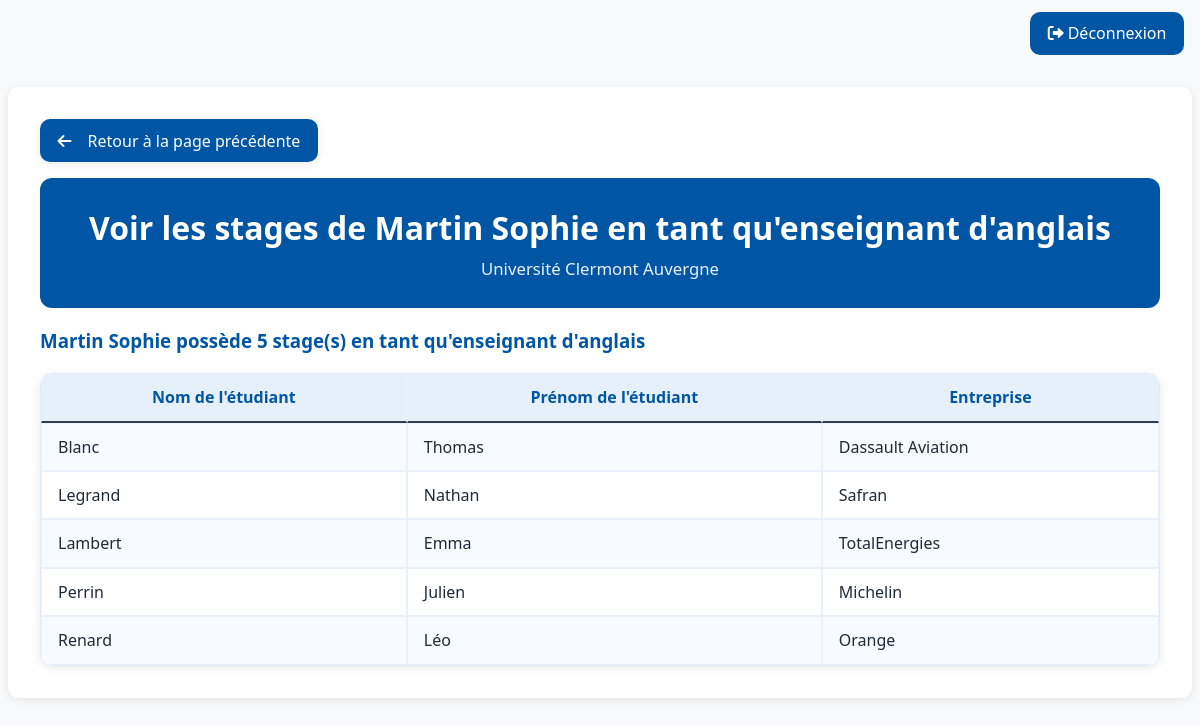
The app's page /soutenances/index.php?action=listStageAnglais&id=1 (signed in) with its own data.
### tables this page shows
CREATE TABLE `enseignants` (
  `IdEnseignant` smallint(6) NOT NULL,
  `nom` varchar(50) NOT NULL,
  `prenom` varchar(50) NOT NULL,
  `mail` varchar(80) NOT NULL,
  `mdp` varchar(255) NOT NULL
);

CREATE TABLE `entreprises` (
  `IdEntreprise` smallint(6) NOT NULL,
  `nom` varchar(50) NOT NULL,
  `villeE` varchar(50) NOT NULL,
  `codePostal` varchar(6) NOT NULL
);

CREATE TABLE `etudiantsbut2ou3` (
  `IdEtudiant` smallint(6) NOT NULL,
  `nom` varchar(50) NOT NULL,
  `prenom` varchar(50) NOT NULL,
  `mail` varchar(80) NOT NULL,
  `empreinte` varchar(256) NOT NULL
);

### soutenances/models/Enseignant.php (called while the page is built, shortened)
<?php
    function getEnseignantById($pdo, $id) {
        $stmt = $pdo->prepare("SELECT * FROM enseignants WHERE IdEnseignant = ?");
        $stmt->execute([$id]);
        return $stmt->fetch(PDO::FETCH_ASSOC);
    }
    function getStagesByEnseignantAnglaisId($pdo, $idEnseignant) {
        $anneeDebut = (date("m") <= 8) ? date("Y") - 1 : date("Y");
        $stmt = $pdo->prepare("SELECT e.nom AS nomEntreprise, et.nom AS nomEtudiant, et.prenom AS prenomEtudiant
                               FROM evalanglais ea
                               JOIN anneestage a ON ea.IdEtudiant = a.IdEtudiant
                               JOIN entreprises e ON a.IdEntreprise = e.IdEntreprise
                               JOIN etudiantsbut2ou3 et ON ea.IdEtudiant = et.IdEtudiant
                               WHERE ea.IdEnseignant = ? AND a.anneedebut = ?;");
        $stmt->execute([$idEnseignant, $anneeDebut]);
        return $stmt->fetchAll(PDO::FETCH_ASSOC);
    }
?>

### soutenances/views/Enseignant/StagesAnglais.php (the view, shortened to what this page needs)
<!DOCTYPE html>
<html lang="fr">
<head>
    <link rel="stylesheet" href="assets/style/style.css">
    <link rel="stylesheet" href="https://cdnjs.cloudflare.com/ajax/libs/font-awesome/6.0.0/css/all.min.css">
</head>
<body>
    <?php if (isset($_SESSION['user_info'])): ?>
    <div class="topbar">
        <a href="index.php?action=logout" class="btn btn-uca"><i class="fas fa-sign-out-alt me-1"></i>Déconnexion</a>
    </div>
    <?php endif; ?>
    <div class="container-main">
        <div class="page-actions">
            <a class="btn-back" href="index.php?action=viewEnseignant" onclick="history.back(); return false;">Retour à la page précédente</a>
        </div>
        <div class="page-header">
            <h1>Voir les stages de <?= htmlspecialchars($enseignant['nom']) ?> <?= htmlspecialchars($enseignant['prenom']) ?> en tant qu'enseignant d'anglais</h1>
            <p class="subtitle">Université Clermont Auvergne</p>
        </div>
        <h3><?= htmlspecialchars($enseignant['nom']) ?> <?= htmlspecialchars($enseignant['prenom']) ?> possède <?= count($StageAnglais) ?> stage(s) en tant qu'enseignant d'anglais</h3>
        <div class="table-card"><div class="table-responsive">
    <table class="table table-striped table-bordered align-middle mb-0">
        <thead>
            <tr>
                <th>Nom de l'étudiant</th>
                <th>Prénom de l'étudiant</th>
                <th>Entreprise</th>
            </tr>
        </thead>
        <tbody>
            <?php foreach ($StageAnglais as $stage): ?>
                <tr>
                    <td><?php echo htmlspecialchars($stage['nomEtudiant']); ?></td>
                    <td><?php echo htmlspecialchars($stage['prenomEtudiant']); ?></td>
                    <td><?php echo htmlspecialchars($stage['nomEntreprise']); ?></td>
                </tr>
            <?php endforeach; ?>
        </tbody>
    </table>
        </div></div>
    </div>
</body>
</html>

### soutenances/assets/style/style.css (style rules this page uses)
:root { --uca-blue:#0055a4; --uca-light-blue:#e6f0fa; --uca-dark-blue:#003366; --uca-bg:#f8f9fa; --uca-text:#1f2a37; --card-shadow:0 2px 10px rgba(0,0,0,.08); --uca-field-width: 720px; }
html,body { height:100%; }
body { background:var(--uca-bg); color:var(--uca-text); font-family:'Segoe UI', Tahoma, Geneva, Verdana, sans-serif; line-height:1.4; }
.container-main { background:#fff; border-radius:10px; box-shadow:var(--card-shadow); padding:2rem; margin:2rem auto; max-width:1200px; }
.page-header { background: var(--uca-blue); color:#fff; padding:1.75rem; border-radius:12px; margin-bottom:1.25rem; text-align:center; }
.page-header h1,.page-header h2,.page-header h3 { color:#fff; margin:0 0 .35rem; font-weight:700; }
.page-header .subtitle { color: rgba(255,255,255,.92); margin:0; font-size:1.05rem; }
.btn-uca { background:var(--uca-blue); border:none; color:#fff; padding:.65rem 1.1rem; border-radius:10px; font-weight:400; transition:all .2s ease; text-decoration:none; }
.table thead th { border-top:none; font-weight:600; color:var(--uca-blue); background-color: var(--uca-light-blue); border-bottom: 2px solid #2c3e50; }
.table-striped tbody tr:nth-of-type(odd) { background-color:#f7fafe; }
h1, h2, h3 { color: var(--uca-blue); font-weight: 600; }
a { color: var(--uca-blue); text-decoration: none; }
.topbar { max-width:1200px; margin:12px auto 0; padding:0 8px; display:flex; align-items:center; justify-content:space-between; }
.page-actions { display:flex; align-items:center; justify-content:flex-start; gap:.75rem; margin:0 0 1rem; }
.btn-back { display:inline-flex; align-items:center; gap:.5rem; background:var(--uca-blue); color:#fff; border:none; border-radius:10px; padding:.65rem 1.1rem; font-weight:700; text-decoration:none; box-shadow: var(--card-shadow); }
.btn-back { font-weight:400; }
.btn-back::before { font-family: "Font Awesome 6 Free"; font-weight: 900; content: "\f060"; margin-right: .5rem; }
.table { width:100%; border-collapse: separate; border-spacing:0; }
.table td, .table th { padding:.75rem 1rem; vertical-align: middle; }
.table-bordered th, .table-bordered td { border:1px solid #eaf1fb; }
.table-card { background:#fff; border:1px solid #e3ebf7; border-radius:12px; box-shadow: var(--card-shadow); overflow:hidden; }
.table-card .table { margin-bottom:0; }
.table-card .table-bordered { border:0; border-radius:0; }
.me-1 { margin-right:.25rem; }

### records on screen
enseignants: nom "Martin", prenom "Sophie"
entreprises: etudiantsbut2ou3.nom "Blanc", etudiantsbut2ou3.prenom "Thomas", nom "Dassault Aviation"
entreprises: etudiantsbut2ou3.nom "Legrand", etudiantsbut2ou3.prenom "Nathan", nom "Safran"
entreprises: etudiantsbut2ou3.nom "Lambert", etudiantsbut2ou3.prenom "Emma", nom "TotalEnergies"
entreprises: etudiantsbut2ou3.nom "Perrin", etudiantsbut2ou3.prenom "Julien", nom "Michelin"
entreprises: etudiantsbut2ou3.nom "Renard", etudiantsbut2ou3.prenom "Léo", nom "Orange"

### other values on screen
count($StageAnglais) "5"
